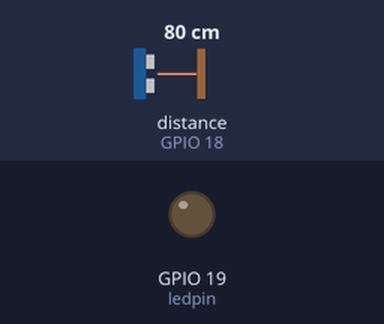
Simulated run of this sketch. Board: ESP32. Parts: output pins drawn as LEDs (lit = HIGH). The test bench sets the inputs (shaded band); at power-on: distance to the obstacle (sensor on GPIO 18) 80 cm. The echo pulse lasts 58.3 µs per cm; WiFi joins after 1.5 s; servers stay silent unless stated; pins used as bus, display or sensor lines are not drawn; what the sketch prints to the serial monitor is not drawn.

Above: at 5.8 s.
5.9 s: distance to the obstacle (sensor on GPIO 18) set to 18 cm
7.4 s: distance to the obstacle (sensor on GPIO 18) set to 15 cm
At 7.8 s:
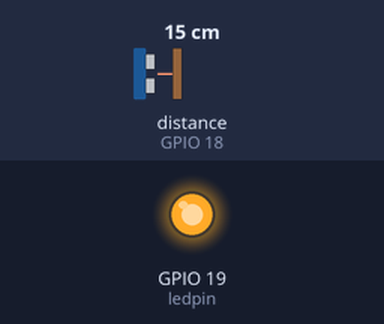
8.9 s: distance to the obstacle (sensor on GPIO 18) set to 35 cm
At 10.1 s:
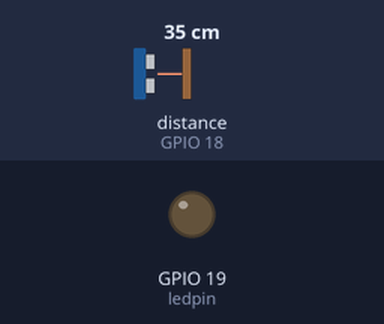
10.4 s: distance to the obstacle (sensor on GPIO 18) set to 2 cm
At 11.3 s:
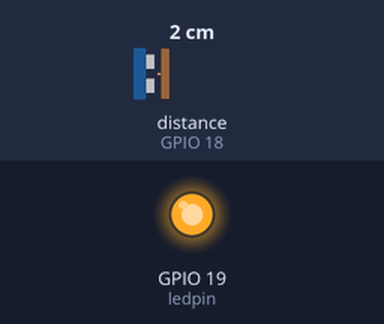
Timing chart, 0 to 12.9 s (numbered marks = the images above; inputs shaded):
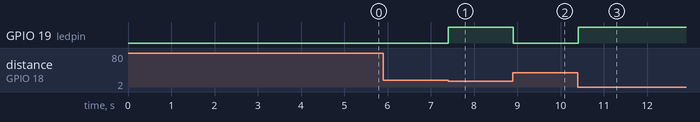

The sketch:

DistanceMeasurement.ino
```cpp
#include "ThingSpeak.h"
#include "WiFi.h"

//-------Enter your WiFi Details------//
char ssid[] = "SaQuiB";       //SSID
char pass[] = "Saquib@1997";  //Password
//-----------------------------------//

WiFiClient client;

//-------------ThingSpeak Details-----------------//
unsigned long myChannelField = 1644754; //Channel ID
const int ChannelField3 = 3; //for Temperature
const char * myWriteAPIKey = "92QBGYQMC19UFF16"; //Your Write API Key
//-----------------------------------------------//

const int trigPin = 5;
const int echoPin = 18;
const int ledpin = 19;

//define sound speed in cm/uS
#define SOUND_SPEED 0.034
#define CM_TO_INCH 0.393701

long duration;
float distanceCm;
float Dist;
static int count = 0;

void setup() {

  Serial.begin(115200); // Starts the serial communication
  WiFi.mode(WIFI_STA);
  ThingSpeak.begin(client);

  pinMode(trigPin, OUTPUT); // Sets the trigPin as an Output
  pinMode(echoPin, INPUT); // Sets the echoPin as an Input
  pinMode(ledpin, OUTPUT);
}

void loop() {

  //-----------------WiFi Setup-------------------//
  if(WiFi.status()!= WL_CONNECTED)
  {
    Serial.print("Attempting to Connect to SSID: ");
    Serial.println(ssid);
  }
  while(WiFi.status()!= WL_CONNECTED)
  {
    WiFi.begin(ssid,pass);
    Serial.print(".");
    delay(5000);
  }
  Serial.println("\nConnected.");
  //--------------------------------------------//

  // Clears the trigPin
  digitalWrite(trigPin, LOW);
  delayMicroseconds(2);
  // Sets the trigPin on HIGH state for 10 micro seconds
  digitalWrite(trigPin, HIGH);
  delayMicroseconds(10);
  digitalWrite(trigPin, LOW);

  // Reads the echoPin, returns the sound wave travel time in microseconds
  duration = pulseIn(echoPin, HIGH);

  // Calculate the distance
  distanceCm = duration * SOUND_SPEED/2;

  Dist = distanceCm;

  if(distanceCm < 16){
    count++;
    Serial.print("The number of person present in room is: ");
    Serial.println(count);
    digitalWrite(ledpin, HIGH);
  }
  else{
    digitalWrite(ledpin, LOW);
  }
  // Prints the distance in the Serial Monitor
  Serial.print("Distance (cm): ");
  Serial.println(distanceCm);

  //-------------Sending Data to ThingSpeak Cloud---------------//
  //ThingSpeak.writeField(myChannelField,ChannelField3, Dist, myWriteAPIKey);
  //delay(500);

}
```

Measured:
- the behaviour switches between 17 and 16 cm on distance to the obstacle (sensor on GPIO 18) (found by bisection; images 0 and 1)
- after the input at 7.4 s, GPIO 19 (ledpin): LOW → HIGH at once
- after the input at 8.9 s, GPIO 19 (ledpin): HIGH → LOW at once
- after the input at 10.4 s, GPIO 19 (ledpin): LOW → HIGH at once
